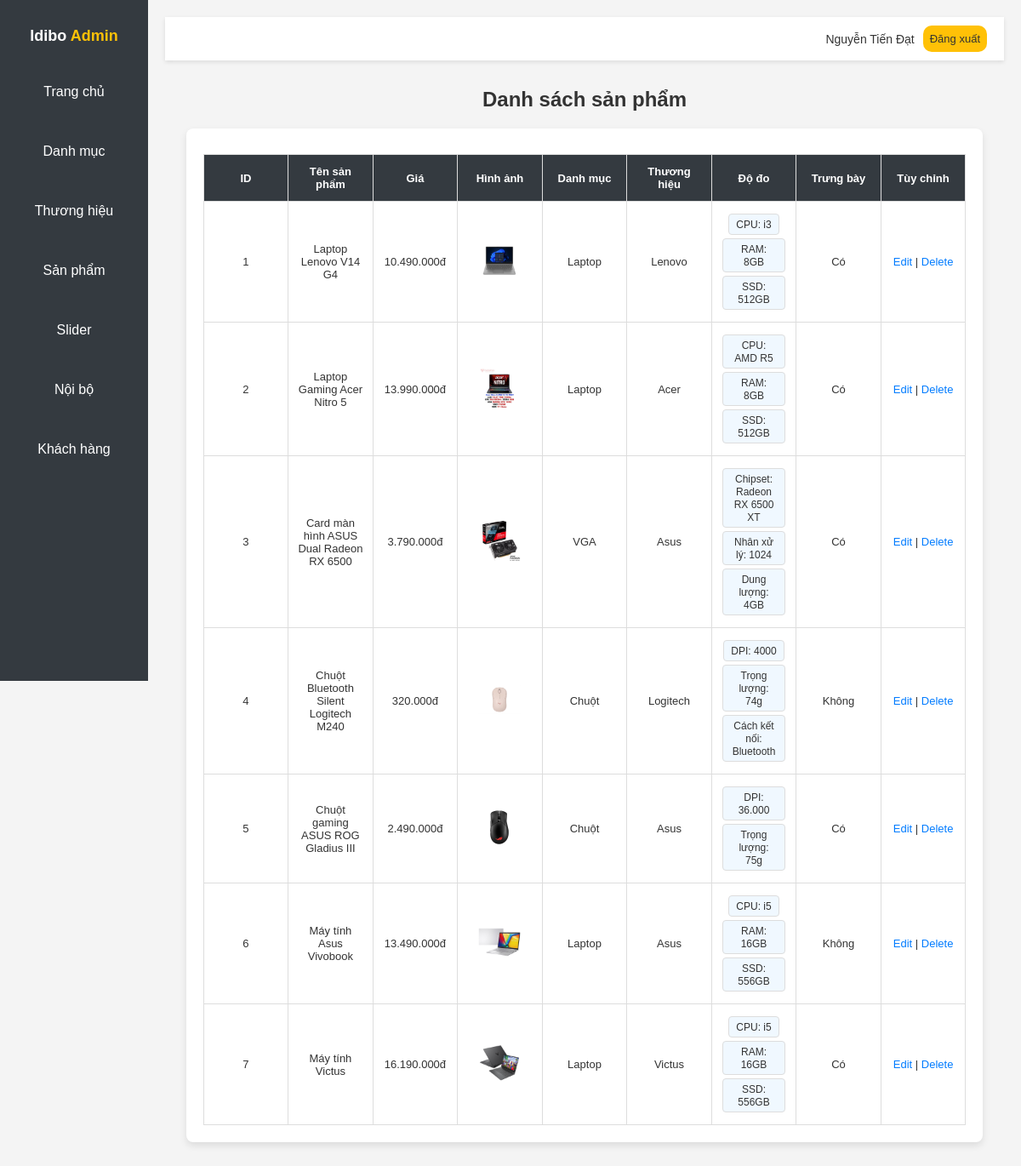
The app's page /admin/productlist.php (signed in) with its own data.
### tables this page shows
CREATE TABLE `tbl_product` (
  `productId` int(11) NOT NULL,
  `productName` tinytext NOT NULL,
  `catId` int(11) NOT NULL,
  `brandId` int(11) NOT NULL,
  `product_desc` text NOT NULL,
  `price` varchar(255) NOT NULL,
  `image` varchar(255) NOT NULL,
  `type` int(11) NOT NULL
);

CREATE TABLE `tbl_category` (
  `catId` int(11) NOT NULL,
  `catName` varchar(255) NOT NULL
);

CREATE TABLE `tbl_brand` (
  `brandId` int(11) NOT NULL,
  `brandName` varchar(255) NOT NULL
);

CREATE TABLE `tbl_measure` (
  `measureId` int(11) NOT NULL,
  `productId` int(11) NOT NULL,
  `measureName` varchar(255) NOT NULL,
  `measureValue` varchar(255) NOT NULL
);

### lib/database.php (called while the page is built, shortened)
<?php
    class Database {
        public $host    = DB_HOST;
        public $user    = DB_USER;
        public $pass    = DB_PASS;
        public $dbname  = DB_NAME;
        public $link;
        private function connectDB() {
            $this->link = new mysqli($this->host, $this->user,
                                     $this->pass, $this->dbname);
        }
        public function select($query) {
            $result = $this->link->query($query) or
                die($this->link->error . __LINE__);
            if ($result->num_rows > 0) {
                return $result;
            } else {
                return false;
            }
        }
    }
?>

### classes/product.php (called while the page is built, shortened)
<?php
    $filepath = realpath(dirname(__FILE__));
    include_once ($filepath.'/../lib/database.php');
 ?>
 <?php
    class product {
        private $db;
        public function __construct() {
            $this->db =new Database();
        }
        public function get_measures_by_product($productId) {
            $query = "SELECT measureName, measureValue
                      FROM tbl_measure
                      WHERE productId = '$productId'";
            $result = $this->db->select($query);
            return $result;
        }
        public function show_product() {
            $query = "SELECT tbl_product.*, tbl_category.catName, tbl_brand.brandName
                      FROM tbl_product
                      INNER JOIN tbl_category ON tbl_product.catId = tbl_category.catId
                      INNER JOIN tbl_brand ON tbl_product.brandId = tbl_brand.brandId
                      ORDER BY tbl_product.productId DESC";
            $result = $this->db->select($query);
            return $result;
        }
    }
 ?>

### admin/productlist.php (the view, shortened to what this page needs)
<?php
  include 'inc/header.php';
  include '../classes/product.php';
?>
<?php
  $pd = new product();
?>
  <link rel="stylesheet" href="css/productlist.css">
      <h1 class="dashboard-title">Danh sách sản phẩm</h1>
      <div class="container">
        <div class="box product-list-box">
            <div class="table-container">
                <table class="product-table">
                    <thead>
                        <tr>
                            <th>ID</th>
                            <th>Tên sản phẩm</th>
                            <th>Giá</th>
                            <th>Hình ảnh</th>
                            <th>Danh mục</th>
                            <th>Thương hiệu</th>
                            <th>Độ đo</th>
                            <th>Trưng bày</th>
                            <th>Tùy chỉnh</th>
                        </tr>
                    </thead>
                    <tbody>
                      <?php
                        $pdlist = $pd->show_product();
                        if($pdlist) {
                          $i = 0;
                          while($result = $pdlist->fetch_assoc()){
                            $i++;
                      ?>
                        <tr class="product-row">
                            <td><?php echo $i ?></td>
                            <td><?php echo $result['productName'] ?></td>
                            <td><?php echo number_format($result['price'], 0, ',', '.') ?>đ</td>
                            <td><img class="product-image" src="./upload/<?php echo $result['image'] ?>" alt=""></td>
                            <td><?php echo $result['catName'] ?></td>
                            <td><?php echo $result['brandName'] ?></td>
                            <td>
                                <?php
                                $measures = $pd->get_measures_by_product($result['productId']);
                                if ($measures) {
                                    while ($measure = $measures->fetch_assoc()) {
                                        echo "<div class='measure-item'><span>";
                                        echo $measure['measureName'] . ": " . $measure['measureValue'];
                                        echo "</span></div>";
                                    }
                                } else {
                                    echo "<span>Không có độ đo</span>";
                                }
                                ?>
                            </td>
                            <td>
                              <?php
                              if($result['type'] == 1) {
                                echo 'Có';
                              } else {
                                echo 'Không';
                              }
                              ?></td>
                            <td>
                              <a href="productedit.php?productid=<?php echo $result['productId'] ?>">Edit</a>
                              |
                              <a href="?productid=<?php echo $result['productId'] ?>" class="action-link confirmable" data-message="Bạn có muốn xóa sản phẩm này?">Delete</a>
                            </td>
                        </tr>
                      <?php
                          }
                        }
                      ?>
                    </tbody>
                </table>
            </div>
        </div>
    </div>
<?php
  include 'inc/footer.php';
?>

### admin/css/styles.css (style rules this page uses)
body { font-family: Arial, sans-serif; margin: 0; padding: 0; background-color: #f8f9fc; color: #333; text-decoration: none; display: flex; }
.dashboard-title { font-size: 24px; margin-bottom: 20px; color: #333; }
.dashboard-title { text-align: center; margin-top: 2rem; }

### admin/css/productlist.css (style rules this page uses)
body { font-family: Arial, sans-serif; background-color: #f4f4f4; margin: 0; padding: 0; }
.container { width: 95%; margin: 20px auto; }
.product-list-box { background-color: #fff; border-radius: 8px; box-shadow: 0 4px 8px rgba(0, 0, 0, 0.1); padding: 20px; }
.table-container { overflow-x: auto; }
.product-table { width: 100%; border-collapse: collapse; table-layout: fixed; }
.product-table th, .product-table td { font-size: small; padding: 10px; padding-top: 12px; padding-bottom: 12px; text-align: center; border: 1px solid #ddd; }
.product-table th { background-color: #343a40; color: #fff; }
.product-row a { text-decoration: none; color: #007bff; }
.product-image { max-width: 50px; }
.measure-item { display: inline-block; background-color: #f0f8ff; border: 1px solid #ddd; border-radius: 4px; padding: 4px 8px; margin: 2px; }
.measure-item span { font-size: 12px; }

### records on screen
tbl_product: productName "Laptop Lenovo V14 G4", price "10.490.000", image (picture), catId.catName "Laptop", brandId.brandName "Lenovo", type "Có"
tbl_measure: measureName "CPU", measureValue "i3"
tbl_measure: measureName "RAM", measureValue "8GB"
tbl_measure: measureName "SSD", measureValue "512GB"
tbl_product: productName "Laptop Gaming Acer Nitro 5", price "13.990.000", image (picture), catId.catName "Laptop", brandId.brandName "Acer", type "Có"
tbl_measure: measureName "CPU", measureValue "AMD R5"
tbl_measure: measureName "RAM", measureValue "8GB"
tbl_measure: measureName "SSD", measureValue "512GB"
tbl_product: productName "Card màn hình ASUS Dual Radeon RX 6500", price "3.790.000", image (picture), catId.catName "VGA", brandId.brandName "Asus", type "Có"
tbl_measure: measureName "Chipset", measureValue "Radeon RX 6500 XT"
tbl_measure: measureName "Nhân xử lý", measureValue "1024"
tbl_measure: measureName "Dung lượng", measureValue "4GB"
tbl_product: productName "Chuột Bluetooth Silent Logitech M240", price "320.000", image (picture), catId.catName "Chuột", brandId.brandName "Logitech", type "Không"
tbl_measure: measureName "DPI", measureValue "4000"
tbl_measure: measureName "Trọng lượng", measureValue "74g"
tbl_measure: measureName "Cách kết nối", measureValue "Bluetooth"
tbl_product: productName "Chuột gaming ASUS ROG Gladius III", price "2.490.000", image (picture), catId.catName "Chuột", brandId.brandName "Asus", type "Có"
tbl_measure: measureName "DPI", measureValue "36.000"
tbl_measure: measureName "Trọng lượng", measureValue "75g"
tbl_product: productName "Máy tính Asus Vivobook", price "13.490.000", image (picture), catId.catName "Laptop", brandId.brandName "Asus", type "Không"
tbl_measure: measureName "CPU", measureValue "i5"
tbl_measure: measureName "RAM", measureValue "16GB"
tbl_measure: measureName "SSD", measureValue "556GB"
tbl_product: productName "Máy tính Victus", price "16.190.000", image (picture), catId.catName "Laptop", brandId.brandName "Victus", type "Có"
tbl_measure: measureName "CPU", measureValue "i5"
tbl_measure: measureName "RAM", measureValue "16GB"
tbl_measure: measureName "SSD", measureValue "556GB"

### other values on screen
Session::get('adminName') "Nguyễn Tiến Đạt"
